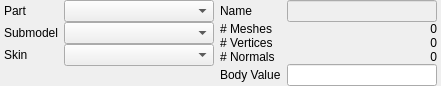
<?xml version="1.0" encoding="UTF-8"?>
<ui version="4.0">
 <class>studiomodel::BodyPartsPanel</class>
 <widget class="QWidget" name="studiomodel::BodyPartsPanel">
  <property name="geometry">
   <rect>
    <x>0</x>
    <y>0</y>
    <width>427</width>
    <height>81</height>
   </rect>
  </property>
  <property name="windowTitle">
   <string>Form</string>
  </property>
  <layout class="QHBoxLayout" name="MainLayout">
   <property name="sizeConstraint">
    <enum>QLayout::SetFixedSize</enum>
   </property>
   <property name="leftMargin">
    <number>4</number>
   </property>
   <property name="topMargin">
    <number>0</number>
   </property>
   <property name="rightMargin">
    <number>4</number>
   </property>
   <property name="bottomMargin">
    <number>0</number>
   </property>
   <item>
    <widget class="QWidget" name="BodypartsDataWidget" native="true">
     <layout class="QGridLayout" name="gridLayout">
      <property name="sizeConstraint">
       <enum>QLayout::SetDefaultConstraint</enum>
      </property>
      <property name="leftMargin">
       <number>0</number>
      </property>
      <property name="topMargin">
       <number>0</number>
      </property>
      <property name="rightMargin">
       <number>0</number>
      </property>
      <property name="bottomMargin">
       <number>0</number>
      </property>
      <property name="verticalSpacing">
       <number>0</number>
      </property>
      <item row="1" column="0">
       <widget class="QLabel" name="label_2">
        <property name="text">
         <string>Submodel</string>
        </property>
       </widget>
      </item>
      <item row="0" column="0">
       <widget class="QLabel" name="label">
        <property name="text">
         <string>Part</string>
        </property>
       </widget>
      </item>
      <item row="1" column="1">
       <widget class="QComboBox" name="Submodels">
        <property name="sizePolicy">
         <sizepolicy hsizetype="Preferred" vsizetype="Fixed">
          <horstretch>0</horstretch>
          <verstretch>0</verstretch>
         </sizepolicy>
        </property>
        <property name="minimumSize">
         <size>
          <width>150</width>
          <height>0</height>
         </size>
        </property>
        <property name="maximumSize">
         <size>
          <width>16777215</width>
          <height>16777215</height>
         </size>
        </property>
       </widget>
      </item>
      <item row="0" column="1">
       <widget class="QComboBox" name="BodyParts">
        <property name="sizePolicy">
         <sizepolicy hsizetype="Preferred" vsizetype="Fixed">
          <horstretch>0</horstretch>
          <verstretch>0</verstretch>
         </sizepolicy>
        </property>
        <property name="minimumSize">
         <size>
          <width>150</width>
          <height>0</height>
         </size>
        </property>
        <property name="maximumSize">
         <size>
          <width>16777215</width>
          <height>16777215</height>
         </size>
        </property>
       </widget>
      </item>
      <item row="2" column="0">
       <widget class="QLabel" name="label_3">
        <property name="text">
         <string>Skin</string>
        </property>
       </widget>
      </item>
      <item row="2" column="1">
       <widget class="QComboBox" name="Skins">
        <property name="sizePolicy">
         <sizepolicy hsizetype="Preferred" vsizetype="Fixed">
          <horstretch>0</horstretch>
          <verstretch>0</verstretch>
         </sizepolicy>
        </property>
        <property name="minimumSize">
         <size>
          <width>150</width>
          <height>0</height>
         </size>
        </property>
        <property name="maximumSize">
         <size>
          <width>16777215</width>
          <height>16777215</height>
         </size>
        </property>
       </widget>
      </item>
      <item row="3" column="0" colspan="2">
       <spacer name="verticalSpacer">
        <property name="orientation">
         <enum>Qt::Vertical</enum>
        </property>
        <property name="sizeHint" stdset="0">
         <size>
          <width>20</width>
          <height>0</height>
         </size>
        </property>
       </spacer>
      </item>
     </layout>
    </widget>
   </item>
   <item>
    <layout class="QGridLayout" name="gridLayout_5">
     <property name="verticalSpacing">
      <number>0</number>
     </property>
     <item row="5" column="0" colspan="2">
      <spacer name="verticalSpacer_2">
       <property name="orientation">
        <enum>Qt::Vertical</enum>
       </property>
       <property name="sizeHint" stdset="0">
        <size>
         <width>20</width>
         <height>0</height>
        </size>
       </property>
      </spacer>
     </item>
     <item row="3" column="0">
      <widget class="QLabel" name="label_16">
       <property name="sizePolicy">
        <sizepolicy hsizetype="Fixed" vsizetype="Preferred">
         <horstretch>0</horstretch>
         <verstretch>0</verstretch>
        </sizepolicy>
       </property>
       <property name="text">
        <string># Normals</string>
       </property>
      </widget>
     </item>
     <item row="2" column="1">
      <widget class="QLabel" name="VertexCountLabel">
       <property name="sizePolicy">
        <sizepolicy hsizetype="Fixed" vsizetype="Preferred">
         <horstretch>0</horstretch>
         <verstretch>0</verstretch>
        </sizepolicy>
       </property>
       <property name="minimumSize">
        <size>
         <width>150</width>
         <height>0</height>
        </size>
       </property>
       <property name="maximumSize">
        <size>
         <width>150</width>
         <height>16777215</height>
        </size>
       </property>
       <property name="text">
        <string>0</string>
       </property>
       <property name="alignment">
        <set>Qt::AlignRight|Qt::AlignTrailing|Qt::AlignVCenter</set>
       </property>
      </widget>
     </item>
     <item row="0" column="0">
      <widget class="QLabel" name="label_13">
       <property name="sizePolicy">
        <sizepolicy hsizetype="Fixed" vsizetype="Preferred">
         <horstretch>0</horstretch>
         <verstretch>0</verstretch>
        </sizepolicy>
       </property>
       <property name="text">
        <string>Name</string>
       </property>
      </widget>
     </item>
     <item row="1" column="0">
      <widget class="QLabel" name="label_14">
       <property name="sizePolicy">
        <sizepolicy hsizetype="Fixed" vsizetype="Preferred">
         <horstretch>0</horstretch>
         <verstretch>0</verstretch>
        </sizepolicy>
       </property>
       <property name="text">
        <string># Meshes</string>
       </property>
      </widget>
     </item>
     <item row="3" column="1">
      <widget class="QLabel" name="NormalCountLabel">
       <property name="sizePolicy">
        <sizepolicy hsizetype="Fixed" vsizetype="Preferred">
         <horstretch>0</horstretch>
         <verstretch>0</verstretch>
        </sizepolicy>
       </property>
       <property name="minimumSize">
        <size>
         <width>150</width>
         <height>0</height>
        </size>
       </property>
       <property name="maximumSize">
        <size>
         <width>150</width>
         <height>16777215</height>
        </size>
       </property>
       <property name="text">
        <string>0</string>
       </property>
       <property name="alignment">
        <set>Qt::AlignRight|Qt::AlignTrailing|Qt::AlignVCenter</set>
       </property>
      </widget>
     </item>
     <item row="2" column="0">
      <widget class="QLabel" name="label_15">
       <property name="sizePolicy">
        <sizepolicy hsizetype="Fixed" vsizetype="Preferred">
         <horstretch>0</horstretch>
         <verstretch>0</verstretch>
        </sizepolicy>
       </property>
       <property name="text">
        <string># Vertices</string>
       </property>
      </widget>
     </item>
     <item row="0" column="1">
      <widget class="QLineEdit" name="ModelName">
       <property name="enabled">
        <bool>false</bool>
       </property>
       <property name="sizePolicy">
        <sizepolicy hsizetype="Fixed" vsizetype="Fixed">
         <horstretch>0</horstretch>
         <verstretch>0</verstretch>
        </sizepolicy>
       </property>
       <property name="minimumSize">
        <size>
         <width>150</width>
         <height>0</height>
        </size>
       </property>
       <property name="maximumSize">
        <size>
         <width>150</width>
         <height>16777215</height>
        </size>
       </property>
      </widget>
     </item>
     <item row="1" column="1">
      <widget class="QLabel" name="MeshCountLabel">
       <property name="sizePolicy">
        <sizepolicy hsizetype="Fixed" vsizetype="Preferred">
         <horstretch>0</horstretch>
         <verstretch>0</verstretch>
        </sizepolicy>
       </property>
       <property name="minimumSize">
        <size>
         <width>150</width>
         <height>0</height>
        </size>
       </property>
       <property name="maximumSize">
        <size>
         <width>150</width>
         <height>16777215</height>
        </size>
       </property>
       <property name="text">
        <string>0</string>
       </property>
       <property name="alignment">
        <set>Qt::AlignRight|Qt::AlignTrailing|Qt::AlignVCenter</set>
       </property>
      </widget>
     </item>
     <item row="4" column="0">
      <widget class="QLabel" name="label_6">
       <property name="sizePolicy">
        <sizepolicy hsizetype="Fixed" vsizetype="Preferred">
         <horstretch>0</horstretch>
         <verstretch>0</verstretch>
        </sizepolicy>
       </property>
       <property name="text">
        <string>Body Value</string>
       </property>
      </widget>
     </item>
     <item row="4" column="1">
      <widget class="QLineEdit" name="BodyValue">
       <property name="sizePolicy">
        <sizepolicy hsizetype="Fixed" vsizetype="Fixed">
         <horstretch>0</horstretch>
         <verstretch>0</verstretch>
        </sizepolicy>
       </property>
       <property name="minimumSize">
        <size>
         <width>150</width>
         <height>0</height>
        </size>
       </property>
       <property name="maximumSize">
        <size>
         <width>150</width>
         <height>16777215</height>
        </size>
       </property>
       <property name="alignment">
        <set>Qt::AlignRight|Qt::AlignTrailing|Qt::AlignVCenter</set>
       </property>
       <property name="readOnly">
        <bool>true</bool>
       </property>
      </widget>
     </item>
    </layout>
   </item>
  </layout>
 </widget>
 <resources/>
 <connections/>
</ui>
